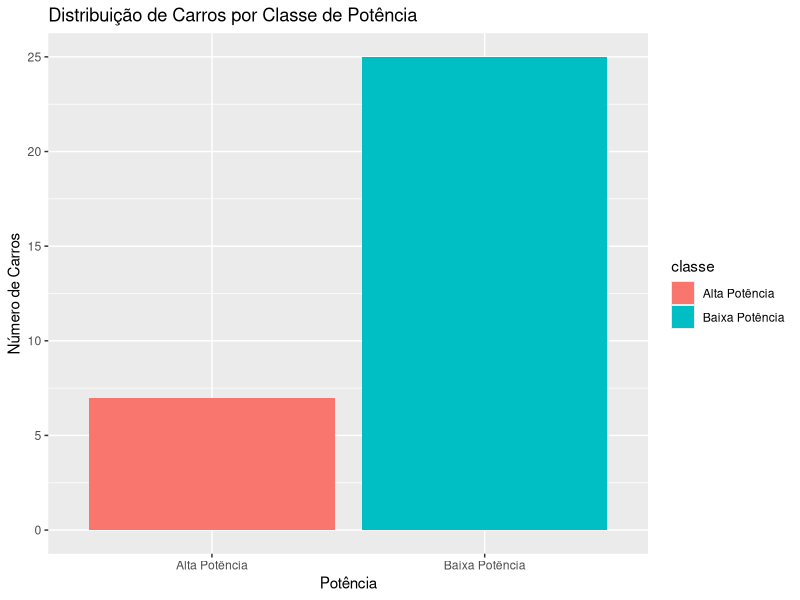
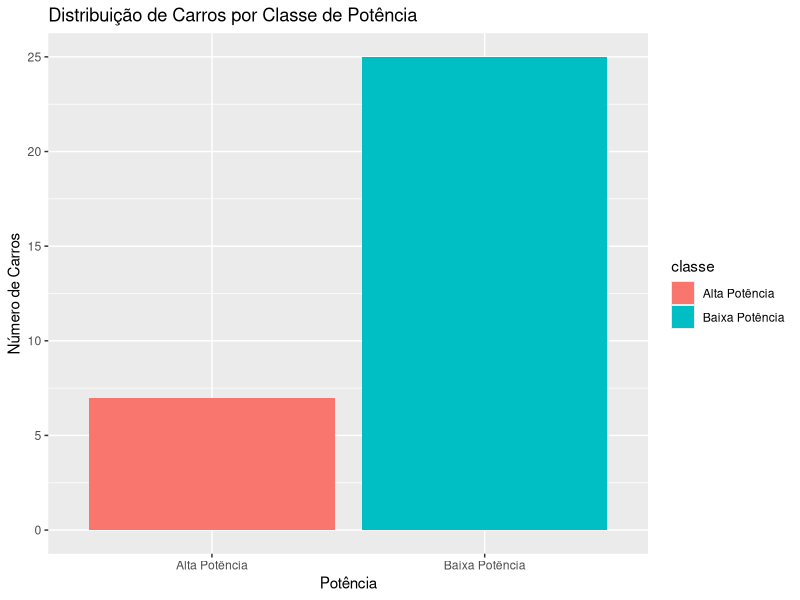
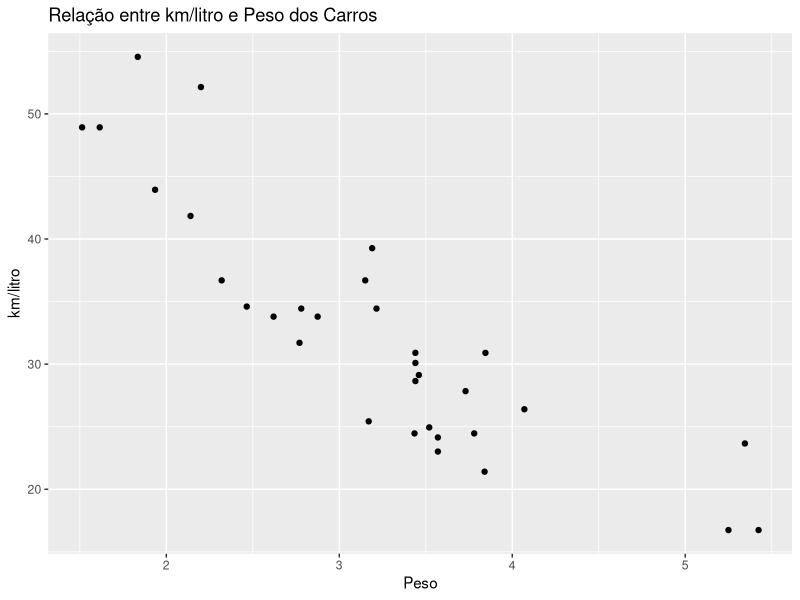
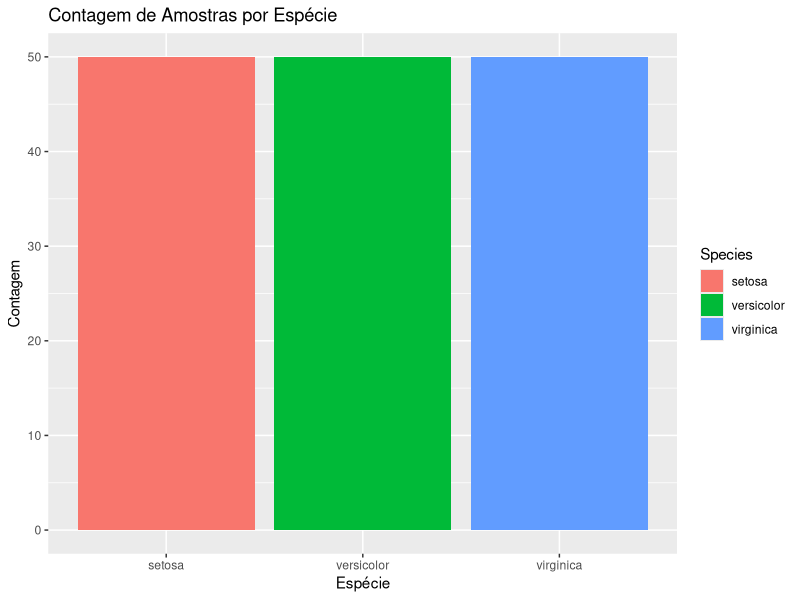
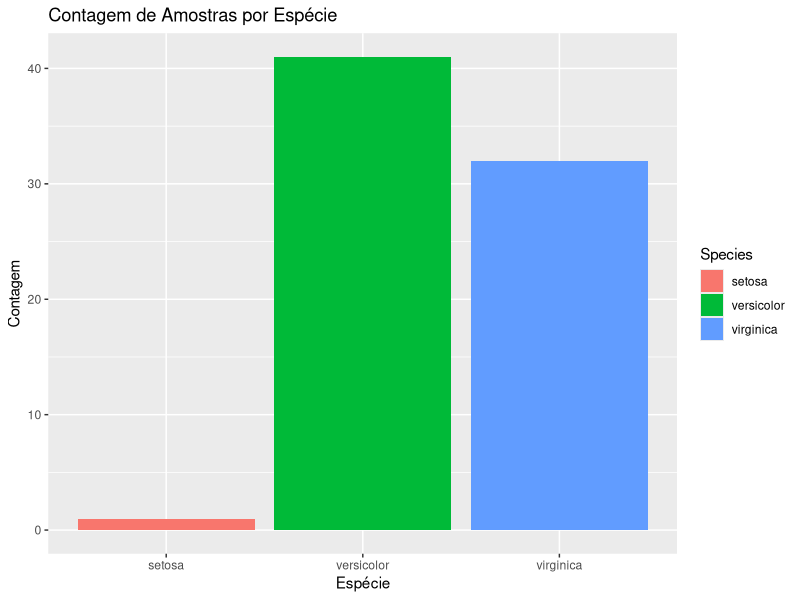
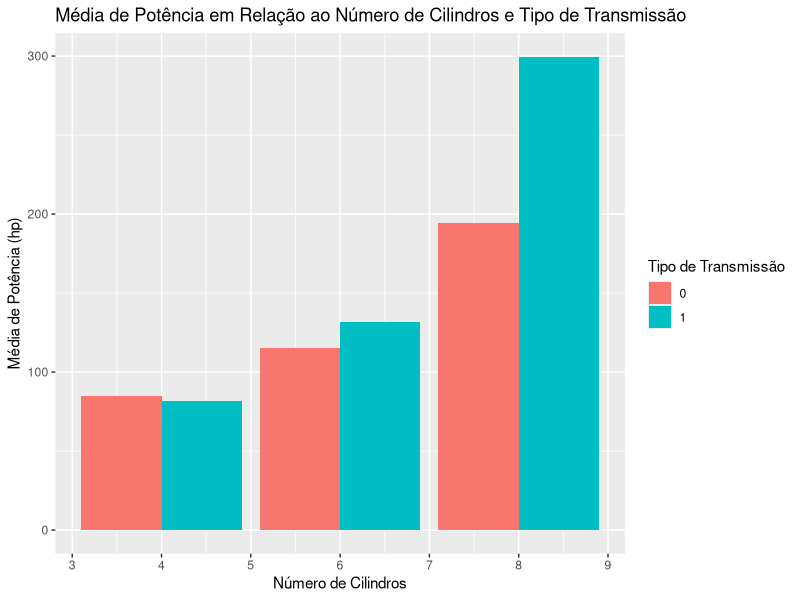
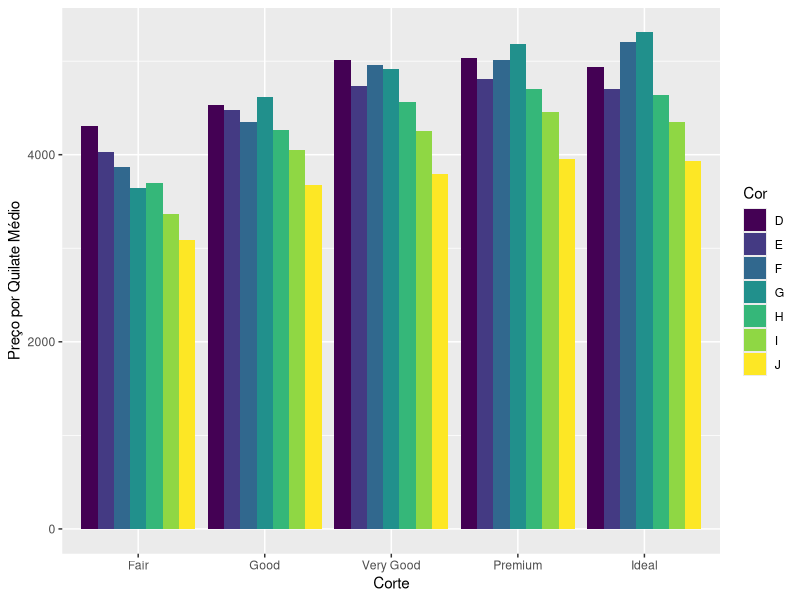
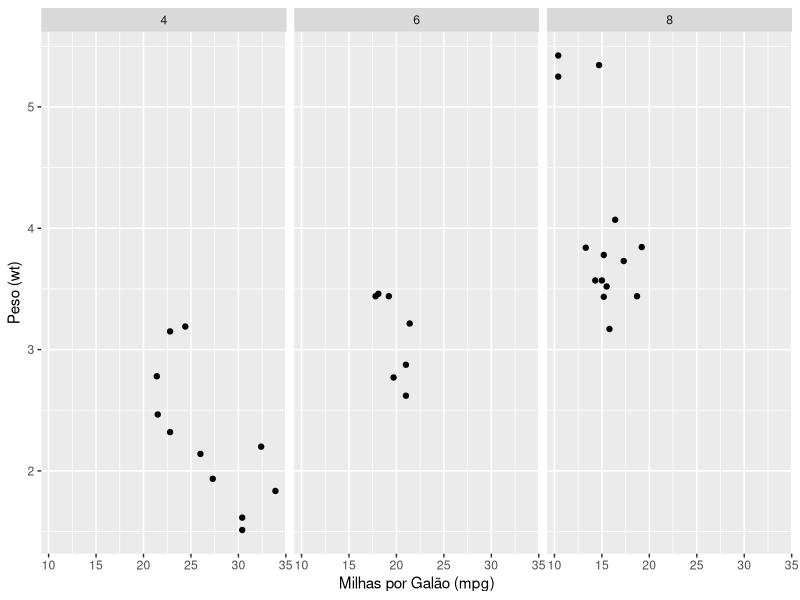

These figures' R source, in order:
## ---- chunk 1
if(!require(utf8)) install.packages("utf8") 

library(utf8)
Sys.setlocale("LC_ALL", "pt_br.utf-8") 
## ---- chunk 2
if(!require(tidyverse)) install.packages("tidyverse")
library("tidyverse")
## ---- chunk 3
f = function(x, y){
  return(x+y)
}
## ---- chunk 4
x = 1
y = 2
## ---- chunk 5
f(x, y)
## ---- chunk 6
x %>% f(y)
## ---- chunk 7
x <- c(1, 2, 3, 4)
sqrt(sum(x))
## ---- chunk 8
x %>% sum() %>% sqrt()
## ---- chunk 9
data <- mtcars
## ---- chunk 10
mtcars_selecionado <- select(mtcars, mpg, cyl, gear)
head(mtcars_selecionado)
## ---- chunk 11
mtcars_selecionado <- select(mtcars, mpg:hp)
head(mtcars_selecionado)
## ---- chunk 12
data <- mtcars
head(data)
## ---- chunk 13
data <- mtcars %>% arrange(desc(mpg))
head(data)
## ---- chunk 14
data <- mtcars %>% arrange(cyl, desc(disp))
head(data)
## ---- chunk 15
diamonds
## ---- chunk 16
data <- diamonds %>% 
  mutate(JustOne = 1,
         Values = "something",
         Simple = TRUE)

data
## ---- chunk 17
data %>% 
  mutate(JustOne = 2)
## ---- chunk 18
data <- mutate(mtcars, classe = ifelse(hp >= 200, "Alta Potência", "Baixa Potência"))

ggplot(data, aes(x = classe, fill = classe)) +
  geom_bar() + 
  labs(x = "Potência", y = "Número de Carros", title = "Distribuição de Carros por Classe de Potência")
  
## ---- chunk 19
mtcars %>%
  mutate(classe = ifelse(hp >= 200, "Alta Potência", "Baixa Potência")) %>%
  ggplot(aes(x = classe, fill = classe)) +
  geom_bar() + 
  labs(x = "Potência", y = "Número de Carros", title = "Distribuição de Carros por Classe de Potência")
  
## ---- chunk 20
mtcars
## ---- chunk 21
mtcars %>%
  mutate(mpg = mpg * 1.60934) %>%
    ggplot(aes(x = wt, y = mpg)) +
    geom_point() +
    labs(x = "Peso", y = "km/litro", title = "Relação entre km/litro e Peso dos Carros")
## ---- chunk 22
carros_filtrados <- filter(mtcars, cyl > 6 & hp > 200)
## ---- chunk 23
data <- iris
## ---- chunk 24
iris %>%
  ggplot(aes(x = Species, fill = Species)) +
  geom_bar() +
  labs(x = "Espécie", y = "Contagem", title = "Contagem de Amostras por Espécie") 
## ---- chunk 25
iris %>%
  filter(Sepal.Length >= 5 & Sepal.Width <= 3) %>%
  ggplot(aes(x = Species, fill = Species)) +
  geom_bar() +
  labs(x = "Espécie", y = "Contagem", title = "Contagem de Amostras por Espécie")

## ---- chunk 26
mtcars %>%
  group_by(cyl, am)
## ---- chunk 27
mtcars %>%
  group_by(cyl, am) %>%
  summarise(media_hp = mean(hp),
            media_mpg = mean(mpg),
            qtd_carros = n())
## ---- chunk 28
mtcars %>%
  group_by(cyl, am) %>%
    summarise(media_hp = mean(hp))%>%
      ggplot(aes(x = cyl, y = media_hp, fill = factor(am))) +
        geom_bar(stat = "identity", position = "dodge") +
        labs(x = "Número de Cilindros", y = "Média de Potência (hp)", fill = "Tipo de Transmissão", title = "Média de Potência em Relação ao Número de Cilindros e Tipo de Transmissão")

## ---- chunk 29
diamonds %>%
  mutate(price_per_carat = price / carat) %>%
  group_by(cut, color) %>%
  filter(carat >= 0.5 & carat <= 2) %>%
  summarise(media_price_per_carat = mean(price_per_carat)) %>%
    ggplot(aes(x = cut, y = media_price_per_carat, fill = color)) +
      geom_bar(stat = "identity", position = "dodge") +
      labs(x = "Corte", y = "Preço por Quilate Médio", fill = "Cor")
## ---- chunk 30

# ggplot(mtcars, aes(x = mpg, y = wt, color = factor(cyl))) +
#  geom_point() +
#  facet_wrap(~ cyl) +
#  labs(x = "Milhas por Galão (mpg)", y = "Peso (wt)")

ggplot(mtcars, aes(x = mpg, y = wt)) +
  geom_point() +
  facet_wrap(~ cyl) +
  labs(x = "Milhas por Galão (mpg)", y = "Peso (wt)")
## ---- chunk 31
mtcars %>%
  mutate(am = factor(am, labels = c("Manual", "Automático"))) %>%
  ggplot(aes(x = factor(cyl))) +
  geom_bar(position = "dodge") +
  facet_grid(am ~ gear) +
  labs(x = "Número de Cilindros", y = "Contagem") +
  scale_fill_discrete(labels = c("Manual", "Automático")) +
  ggtitle("Número de Cilindros")
